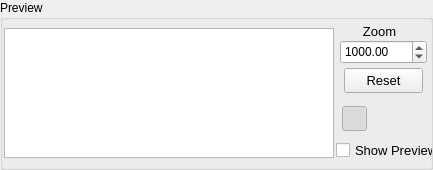
  <widget class="QGroupBox" name="groupBox_4">
   <property name="geometry">
    <rect>
     <x>454</x>
     <y>156</y>
     <width>433</width>
     <height>170</height>
    </rect>
   </property>
   <property name="title">
    <string>Preview</string>
   </property>
   <widget class="QGraphicsView" name="_219">
    <property name="geometry">
     <rect>
      <x>4</x>
      <y>28</y>
      <width>330</width>
      <height>130</height>
     </rect>
    </property>
    <property name="minimumSize">
     <size>
      <width>330</width>
      <height>130</height>
     </size>
    </property>
    <property name="maximumSize">
     <size>
      <width>330</width>
      <height>130</height>
     </size>
    </property>
    <property name="verticalScrollBarPolicy">
     <enum>Qt::ScrollBarAlwaysOff</enum>
    </property>
    <property name="horizontalScrollBarPolicy">
     <enum>Qt::ScrollBarAlwaysOff</enum>
    </property>
    <property name="interactive">
     <bool>false</bool>
    </property>
    <property name="sceneRect">
     <rectf>
      <x>0.000000000000000</x>
      <y>0.000000000000000</y>
      <width>300.000000000000000</width>
      <height>100.000000000000000</height>
     </rectf>
    </property>
    <property name="alignment">
     <set>Qt::AlignCenter</set>
    </property>
    <property name="resizeAnchor">
     <enum>QGraphicsView::AnchorViewCenter</enum>
    </property>
   </widget>
   <widget class="QDoubleSpinBox" name="_130">
    <property name="geometry">
     <rect>
      <x>340</x>
      <y>40</y>
      <width>87</width>
      <height>24</height>
     </rect>
    </property>
    <property name="accelerated">
     <bool>false</bool>
    </property>
    <property name="keyboardTracking">
     <bool>false</bool>
    </property>
    <property name="minimum">
     <double>0.000000000000000</double>
    </property>
    <property name="maximum">
     <double>1000000.000000000000000</double>
    </property>
    <property name="singleStep">
     <double>5.000000000000000</double>
    </property>
    <property name="value">
     <double>1000.000000000000000</double>
    </property>
   </widget>
   <widget class="QLabel" name="_302">
    <property name="enabled">
     <bool>true</bool>
    </property>
    <property name="geometry">
     <rect>
      <x>344</x>
      <y>22</y>
      <width>71</width>
      <height>19</height>
     </rect>
    </property>
    <property name="font">
     <font>
      <pointsize>10</pointsize>
     </font>
    </property>
    <property name="text">
     <string>Zoom</string>
    </property>
    <property name="alignment">
     <set>Qt::AlignCenter</set>
    </property>
   </widget>
   <widget class="QPushButton" name="_304">
    <property name="geometry">
     <rect>
      <x>344</x>
      <y>68</y>
      <width>79</width>
      <height>25</height>
     </rect>
    </property>
    <property name="font">
     <font>
      <pointsize>10</pointsize>
     </font>
    </property>
    <property name="text">
     <string>Reset</string>
    </property>
   </widget>
   <widget class="QCheckBox" name="_305">
    <property name="geometry">
     <rect>
      <x>336</x>
      <y>140</y>
      <width>97</width>
      <height>20</height>
     </rect>
    </property>
    <property name="font">
     <font>
      <pointsize>10</pointsize>
     </font>
    </property>
    <property name="text">
     <string>Show Preview</string>
    </property>
   </widget>
   <widget class="QPushButton" name="_1009">
    <property name="geometry">
     <rect>
      <x>342</x>
      <y>106</y>
      <width>25</width>
      <height>25</height>
     </rect>
    </property>
    <property name="minimumSize">
     <size>
      <width>25</width>
      <height>25</height>
     </size>
    </property>
    <property name="maximumSize">
     <size>
      <width>25</width>
      <height>25</height>
     </size>
    </property>
    <property name="baseSize">
     <size>
      <width>20</width>
      <height>20</height>
     </size>
    </property>
    <property name="font">
     <font>
      <family>Lucida Grande</family>
      <pointsize>10</pointsize>
     </font>
    </property>
    <property name="toolTip">
     <string>Change preview background</string>
    </property>
    <property name="text">
     <string notr="true"/>
    </property>
    <property name="icon">
     <iconset resource="../RealCAD.qrc">
      <normaloff>:/images/TranspBack1-off.png</normaloff>
      <normalon>:/images/TranspBack1.png</normalon>:/images/TranspBack1-off.png</iconset>
    </property>
    <property name="iconSize">
     <size>
      <width>21</width>
      <height>21</height>
     </size>
    </property>
    <property name="checkable">
     <bool>true</bool>
    </property>
    <property name="checked">
     <bool>true</bool>
    </property>
    <property name="autoExclusive">
     <bool>true</bool>
    </property>
    <property name="autoDefault">
     <bool>false</bool>
    </property>
    <property name="flat">
     <bool>true</bool>
    </property>
   </widget>
   <widget class="QPushButton" name="_1010">
    <property name="geometry">
     <rect>
      <x>372</x>
      <y>106</y>
      <width>25</width>
      <height>25</height>
     </rect>
    </property>
    <property name="minimumSize">
     <size>
      <width>25</width>
      <height>25</height>
     </size>
    </property>
    <property name="maximumSize">
     <size>
      <width>25</width>
      <height>25</height>
     </size>
    </property>
    <property name="baseSize">
     <size>
      <width>20</width>
      <height>20</height>
     </size>
    </property>
    <property name="font">
     <font>
      <family>Lucida Grande</family>
      <pointsize>10</pointsize>
     </font>
    </property>
    <property name="toolTip">
     <string>Change preview background</string>
    </property>
    <property name="text">
     <string notr="true"/>
    </property>
    <property name="icon">
     <iconset resource="../RealCAD.qrc">
      <normaloff>:/images/TranspBack2-off.png</normaloff>
      <normalon>:/images/TranspBack2.png</normalon>:/images/TranspBack2-off.png</iconset>
    </property>
    <property name="iconSize">
     <size>
      <width>21</width>
      <height>21</height>
     </size>
    </property>
    <property name="checkable">
     <bool>true</bool>
    </property>
    <property name="autoExclusive">
     <bool>true</bool>
    </property>
    <property name="autoDefault">
     <bool>false</bool>
    </property>
    <property name="flat">
     <bool>true</bool>
    </property>
   </widget>
   <widget class="QPushButton" name="_1011">
    <property name="geometry">
     <rect>
      <x>400</x>
      <y>106</y>
      <width>25</width>
      <height>25</height>
     </rect>
    </property>
    <property name="minimumSize">
     <size>
      <width>25</width>
      <height>25</height>
     </size>
    </property>
    <property name="maximumSize">
     <size>
      <width>25</width>
      <height>25</height>
     </size>
    </property>
    <property name="baseSize">
     <size>
      <width>20</width>
      <height>20</height>
     </size>
    </property>
    <property name="font">
     <font>
      <family>Lucida Grande</family>
      <pointsize>10</pointsize>
     </font>
    </property>
    <property name="toolTip">
     <string>Change preview background</string>
    </property>
    <property name="text">
     <string notr="true"/>
    </property>
    <property name="icon">
     <iconset resource="../RealCAD.qrc">
      <normaloff>:/images/TranspBack3-off.png</normaloff>
      <normalon>:/images/TranspBack3.png</normalon>:/images/TranspBack3-off.png</iconset>
    </property>
    <property name="iconSize">
     <size>
      <width>21</width>
      <height>21</height>
     </size>
    </property>
    <property name="checkable">
     <bool>true</bool>
    </property>
    <property name="autoExclusive">
     <bool>true</bool>
    </property>
    <property name="autoDefault">
     <bool>false</bool>
    </property>
    <property name="flat">
     <bool>true</bool>
    </property>
   </widget>
  </widget>
